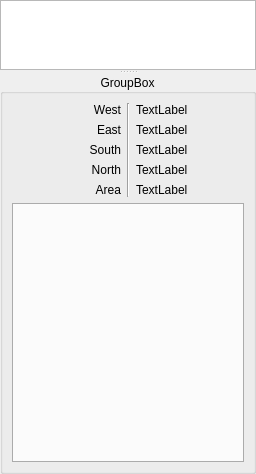
          <widget class="QSplitter" name="splitter_2">
           <property name="orientation">
            <enum>Qt::Vertical</enum>
           </property>
           <widget class="QListView" name="polylist">
            <property name="sizePolicy">
             <sizepolicy hsizetype="Expanding" vsizetype="Expanding">
              <horstretch>0</horstretch>
              <verstretch>1</verstretch>
             </sizepolicy>
            </property>
            <property name="minimumSize">
             <size>
              <width>0</width>
              <height>0</height>
             </size>
            </property>
            <property name="editTriggers">
             <set>QAbstractItemView::EditKeyPressed|QAbstractItemView::SelectedClicked</set>
            </property>
           </widget>
           <widget class="QGroupBox" name="polydetails">
            <property name="sizePolicy">
             <sizepolicy hsizetype="Preferred" vsizetype="Preferred">
              <horstretch>0</horstretch>
              <verstretch>1</verstretch>
             </sizepolicy>
            </property>
            <property name="minimumSize">
             <size>
              <width>0</width>
              <height>400</height>
             </size>
            </property>
            <property name="title">
             <string>GroupBox</string>
            </property>
            <property name="alignment">
             <set>Qt::AlignCenter</set>
            </property>
            <property name="flat">
             <bool>false</bool>
            </property>
            <property name="checkable">
             <bool>false</bool>
            </property>
            <layout class="QGridLayout" name="gridLayout_2">
             <item row="0" column="1" rowspan="5">
              <widget class="QFrame" name="frame">
               <property name="frameShape">
                <enum>QFrame::VLine</enum>
               </property>
               <property name="frameShadow">
                <enum>QFrame::Sunken</enum>
               </property>
              </widget>
             </item>
             <item row="0" column="0">
              <widget class="QLabel" name="label">
               <property name="sizePolicy">
                <sizepolicy hsizetype="Preferred" vsizetype="Preferred">
                 <horstretch>0</horstretch>
                 <verstretch>0</verstretch>
                </sizepolicy>
               </property>
               <property name="text">
                <string>West</string>
               </property>
               <property name="alignment">
                <set>Qt::AlignRight|Qt::AlignTrailing|Qt::AlignVCenter</set>
               </property>
              </widget>
             </item>
             <item row="0" column="2">
              <widget class="QLabel" name="west">
               <property name="sizePolicy">
                <sizepolicy hsizetype="Preferred" vsizetype="Preferred">
                 <horstretch>0</horstretch>
                 <verstretch>0</verstretch>
                </sizepolicy>
               </property>
               <property name="text">
                <string>TextLabel</string>
               </property>
              </widget>
             </item>
             <item row="1" column="0">
              <widget class="QLabel" name="label_2">
               <property name="sizePolicy">
                <sizepolicy hsizetype="Preferred" vsizetype="Preferred">
                 <horstretch>0</horstretch>
                 <verstretch>0</verstretch>
                </sizepolicy>
               </property>
               <property name="text">
                <string>East</string>
               </property>
               <property name="alignment">
                <set>Qt::AlignRight|Qt::AlignTrailing|Qt::AlignVCenter</set>
               </property>
              </widget>
             </item>
             <item row="1" column="2">
              <widget class="QLabel" name="east">
               <property name="sizePolicy">
                <sizepolicy hsizetype="Preferred" vsizetype="Preferred">
                 <horstretch>0</horstretch>
                 <verstretch>0</verstretch>
                </sizepolicy>
               </property>
               <property name="text">
                <string>TextLabel</string>
               </property>
              </widget>
             </item>
             <item row="2" column="0">
              <widget class="QLabel" name="label_3">
               <property name="sizePolicy">
                <sizepolicy hsizetype="Preferred" vsizetype="Preferred">
                 <horstretch>0</horstretch>
                 <verstretch>0</verstretch>
                </sizepolicy>
               </property>
               <property name="text">
                <string>South</string>
               </property>
               <property name="alignment">
                <set>Qt::AlignRight|Qt::AlignTrailing|Qt::AlignVCenter</set>
               </property>
              </widget>
             </item>
             <item row="2" column="2">
              <widget class="QLabel" name="south">
               <property name="sizePolicy">
                <sizepolicy hsizetype="Preferred" vsizetype="Preferred">
                 <horstretch>0</horstretch>
                 <verstretch>0</verstretch>
                </sizepolicy>
               </property>
               <property name="text">
                <string>TextLabel</string>
               </property>
              </widget>
             </item>
             <item row="3" column="0">
              <widget class="QLabel" name="label_4">
               <property name="sizePolicy">
                <sizepolicy hsizetype="Preferred" vsizetype="Preferred">
                 <horstretch>0</horstretch>
                 <verstretch>0</verstretch>
                </sizepolicy>
               </property>
               <property name="text">
                <string>North</string>
               </property>
               <property name="alignment">
                <set>Qt::AlignRight|Qt::AlignTrailing|Qt::AlignVCenter</set>
               </property>
              </widget>
             </item>
             <item row="3" column="2">
              <widget class="QLabel" name="north">
               <property name="sizePolicy">
                <sizepolicy hsizetype="Preferred" vsizetype="Preferred">
                 <horstretch>0</horstretch>
                 <verstretch>0</verstretch>
                </sizepolicy>
               </property>
               <property name="text">
                <string>TextLabel</string>
               </property>
              </widget>
             </item>
             <item row="4" column="0">
              <widget class="QLabel" name="label_5">
               <property name="sizePolicy">
                <sizepolicy hsizetype="Preferred" vsizetype="Preferred">
                 <horstretch>0</horstretch>
                 <verstretch>0</verstretch>
                </sizepolicy>
               </property>
               <property name="text">
                <string>Area</string>
               </property>
               <property name="alignment">
                <set>Qt::AlignRight|Qt::AlignTrailing|Qt::AlignVCenter</set>
               </property>
              </widget>
             </item>
             <item row="4" column="2">
              <widget class="QLabel" name="area">
               <property name="sizePolicy">
                <sizepolicy hsizetype="Preferred" vsizetype="Preferred">
                 <horstretch>0</horstretch>
                 <verstretch>0</verstretch>
                </sizepolicy>
               </property>
               <property name="text">
                <string>TextLabel</string>
               </property>
              </widget>
             </item>
             <item row="5" column="0" colspan="3">
              <widget class="QTabWidget" name="projects">
               <property name="tabPosition">
                <enum>QTabWidget::South</enum>
               </property>
               <property name="currentIndex">
                <number>-1</number>
               </property>
              </widget>
             </item>
            </layout>
           </widget>
          </widget>
